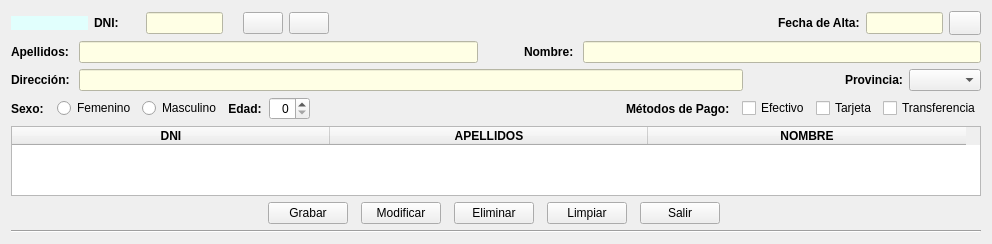
      <widget class="QWidget" name="panelCli">
       <property name="sizePolicy">
        <sizepolicy hsizetype="Preferred" vsizetype="Fixed">
         <horstretch>0</horstretch>
         <verstretch>0</verstretch>
        </sizepolicy>
       </property>
       <attribute name="title">
        <string>Clientes</string>
       </attribute>
       <layout class="QGridLayout" name="gridLayout_8">
        <item row="3" column="0">
         <layout class="QGridLayout" name="gridFormabajo">
          <property name="sizeConstraint">
           <enum>QLayout::SetFixedSize</enum>
          </property>
          <item row="0" column="11">
           <widget class="QCheckBox" name="chkTar">
            <property name="text">
             <string>Tarjeta</string>
            </property>
            <attribute name="buttonGroup">
             <string notr="true">grpbtnPay</string>
            </attribute>
           </widget>
          </item>
          <item row="0" column="1">
           <widget class="QRadioButton" name="rbtFem">
            <property name="text">
             <string>Femenino</string>
            </property>
            <attribute name="buttonGroup">
             <string notr="true">grpbtnSex</string>
            </attribute>
           </widget>
          </item>
          <item row="0" column="0">
           <widget class="QLabel" name="lblSexo">
            <property name="font">
             <font>
              <weight>75</weight>
              <bold>true</bold>
             </font>
            </property>
            <property name="text">
             <string>Sexo:  </string>
            </property>
            <property name="alignment">
             <set>Qt::AlignLeading|Qt::AlignLeft|Qt::AlignVCenter</set>
            </property>
           </widget>
          </item>
          <item row="0" column="2">
           <widget class="QRadioButton" name="rbtMasc">
            <property name="text">
             <string>Masculino</string>
            </property>
            <attribute name="buttonGroup">
             <string notr="true">grpbtnSex</string>
            </attribute>
           </widget>
          </item>
          <item row="0" column="9">
           <widget class="QLabel" name="lblPago">
            <property name="font">
             <font>
              <weight>75</weight>
              <bold>true</bold>
             </font>
            </property>
            <property name="text">
             <string>Métodos de Pago:  </string>
            </property>
           </widget>
          </item>
          <item row="0" column="10">
           <widget class="QCheckBox" name="chkEfec">
            <property name="text">
             <string>Efectivo</string>
            </property>
            <attribute name="buttonGroup">
             <string notr="true">grpbtnPay</string>
            </attribute>
           </widget>
          </item>
          <item row="0" column="12">
           <widget class="QCheckBox" name="chkTrans">
            <property name="text">
             <string>Transferencia</string>
            </property>
            <attribute name="buttonGroup">
             <string notr="true">grpbtnPay</string>
            </attribute>
           </widget>
          </item>
          <item row="0" column="5">
           <spacer name="horizontalSpacer_7">
            <property name="orientation">
             <enum>Qt::Horizontal</enum>
            </property>
            <property name="sizeType">
             <enum>QSizePolicy::Fixed</enum>
            </property>
            <property name="sizeHint" stdset="0">
             <size>
              <width>310</width>
              <height>20</height>
             </size>
            </property>
           </spacer>
          </item>
          <item row="0" column="3">
           <widget class="QLabel" name="lblEdad">
            <property name="font">
             <font>
              <weight>75</weight>
              <bold>true</bold>
             </font>
            </property>
            <property name="text">
             <string>Edad:</string>
            </property>
            <property name="alignment">
             <set>Qt::AlignCenter</set>
            </property>
           </widget>
          </item>
          <item row="0" column="4">
           <widget class="QSpinBox" name="spinEdad">
            <property name="alignment">
             <set>Qt::AlignRight|Qt::AlignTrailing|Qt::AlignVCenter</set>
            </property>
           </widget>
          </item>
         </layout>
        </item>
        <item row="1" column="0">
         <layout class="QGridLayout" name="gridFormdatos">
          <item row="0" column="4">
           <widget class="QLineEdit" name="editNome">
            <property name="sizePolicy">
             <sizepolicy hsizetype="Ignored" vsizetype="Fixed">
              <horstretch>0</horstretch>
              <verstretch>0</verstretch>
             </sizepolicy>
            </property>
            <property name="styleSheet">
             <string notr="true">background-color: rgb(255, 255, 229);</string>
            </property>
           </widget>
          </item>
          <item row="0" column="3">
           <widget class="QLabel" name="lblNome">
            <property name="sizePolicy">
             <sizepolicy hsizetype="Fixed" vsizetype="Preferred">
              <horstretch>0</horstretch>
              <verstretch>0</verstretch>
             </sizepolicy>
            </property>
            <property name="font">
             <font>
              <weight>75</weight>
              <bold>true</bold>
             </font>
            </property>
            <property name="text">
             <string>Nombre: </string>
            </property>
           </widget>
          </item>
          <item row="0" column="0">
           <widget class="QLabel" name="lblApel">
            <property name="sizePolicy">
             <sizepolicy hsizetype="Fixed" vsizetype="Fixed">
              <horstretch>0</horstretch>
              <verstretch>0</verstretch>
             </sizepolicy>
            </property>
            <property name="font">
             <font>
              <weight>75</weight>
              <bold>true</bold>
             </font>
            </property>
            <property name="text">
             <string>Apellidos: </string>
            </property>
           </widget>
          </item>
          <item row="0" column="1">
           <widget class="QLineEdit" name="editApel">
            <property name="sizePolicy">
             <sizepolicy hsizetype="Maximum" vsizetype="Fixed">
              <horstretch>0</horstretch>
              <verstretch>0</verstretch>
             </sizepolicy>
            </property>
            <property name="maximumSize">
             <size>
              <width>1000</width>
              <height>16777215</height>
             </size>
            </property>
            <property name="whatsThis">
             <string/>
            </property>
            <property name="accessibleName">
             <string/>
            </property>
            <property name="accessibleDescription">
             <string/>
            </property>
            <property name="styleSheet">
             <string notr="true">background-color: rgb(255, 255, 229);</string>
            </property>
            <property name="inputMethodHints">
             <set>Qt::ImhNone</set>
            </property>
            <property name="inputMask">
             <string/>
            </property>
            <property name="text">
             <string/>
            </property>
           </widget>
          </item>
          <item row="0" column="2">
           <spacer name="horizontalSpacer_6">
            <property name="orientation">
             <enum>Qt::Horizontal</enum>
            </property>
            <property name="sizeType">
             <enum>QSizePolicy::Fixed</enum>
            </property>
            <property name="sizeHint" stdset="0">
             <size>
              <width>40</width>
              <height>20</height>
             </size>
            </property>
           </spacer>
          </item>
         </layout>
        </item>
        <item row="2" column="0">
         <layout class="QGridLayout" name="gridFormdir">
          <item row="0" column="3">
           <widget class="QLabel" name="lblProv">
            <property name="sizePolicy">
             <sizepolicy hsizetype="Fixed" vsizetype="Preferred">
              <horstretch>0</horstretch>
              <verstretch>0</verstretch>
             </sizepolicy>
            </property>
            <property name="font">
             <font>
              <weight>75</weight>
              <bold>true</bold>
             </font>
            </property>
            <property name="text">
             <string>Provincia:</string>
            </property>
           </widget>
          </item>
          <item row="0" column="1">
           <widget class="QLineEdit" name="editDir">
            <property name="sizePolicy">
             <sizepolicy hsizetype="Expanding" vsizetype="Fixed">
              <horstretch>0</horstretch>
              <verstretch>0</verstretch>
             </sizepolicy>
            </property>
            <property name="styleSheet">
             <string notr="true">background-color: rgb(255, 255, 229);</string>
            </property>
           </widget>
          </item>
          <item row="0" column="0">
           <widget class="QLabel" name="lblDir">
            <property name="sizePolicy">
             <sizepolicy hsizetype="Fixed" vsizetype="Preferred">
              <horstretch>0</horstretch>
              <verstretch>0</verstretch>
             </sizepolicy>
            </property>
            <property name="font">
             <font>
              <weight>75</weight>
              <bold>true</bold>
             </font>
            </property>
            <property name="text">
             <string>Dirección: </string>
            </property>
           </widget>
          </item>
          <item row="0" column="5">
           <widget class="QComboBox" name="cmbProv">
            <property name="sizePolicy">
             <sizepolicy hsizetype="Fixed" vsizetype="Fixed">
              <horstretch>0</horstretch>
              <verstretch>0</verstretch>
             </sizepolicy>
            </property>
            <property name="sizeIncrement">
             <size>
              <width>30</width>
              <height>0</height>
             </size>
            </property>
           </widget>
          </item>
          <item row="0" column="2">
           <spacer name="horizontalSpacer_5">
            <property name="orientation">
             <enum>Qt::Horizontal</enum>
            </property>
            <property name="sizeType">
             <enum>QSizePolicy::Fixed</enum>
            </property>
            <property name="sizeHint" stdset="0">
             <size>
              <width>96</width>
              <height>20</height>
             </size>
            </property>
           </spacer>
          </item>
         </layout>
        </item>
        <item row="4" column="0">
         <layout class="QGridLayout" name="gridBoton">
          <item row="4" column="0">
           <widget class="Line" name="line_2">
            <property name="orientation">
             <enum>Qt::Horizontal</enum>
            </property>
           </widget>
          </item>
          <item row="2" column="0">
           <layout class="QGridLayout" name="griBotonCli">
            <property name="sizeConstraint">
             <enum>QLayout::SetDefaultConstraint</enum>
            </property>
            <property name="leftMargin">
             <number>250</number>
            </property>
            <property name="topMargin">
             <number>0</number>
            </property>
            <property name="rightMargin">
             <number>250</number>
            </property>
            <property name="bottomMargin">
             <number>0</number>
            </property>
            <item row="0" column="0">
             <widget class="QPushButton" name="btnAltaCli">
              <property name="sizePolicy">
               <sizepolicy hsizetype="Fixed" vsizetype="Fixed">
                <horstretch>0</horstretch>
                <verstretch>0</verstretch>
               </sizepolicy>
              </property>
              <property name="text">
               <string>Grabar</string>
              </property>
             </widget>
            </item>
            <item row="0" column="1">
             <widget class="QPushButton" name="btnModifCli">
              <property name="sizePolicy">
               <sizepolicy hsizetype="Fixed" vsizetype="Fixed">
                <horstretch>0</horstretch>
                <verstretch>0</verstretch>
               </sizepolicy>
              </property>
              <property name="text">
               <string>Modificar</string>
              </property>
             </widget>
            </item>
            <item row="0" column="3">
             <widget class="QPushButton" name="btnLimpiarCli">
              <property name="sizePolicy">
               <sizepolicy hsizetype="Fixed" vsizetype="Fixed">
                <horstretch>0</horstretch>
                <verstretch>0</verstretch>
               </sizepolicy>
              </property>
              <property name="text">
               <string>Limpiar</string>
              </property>
             </widget>
            </item>
            <item row="0" column="4">
             <widget class="QPushButton" name="btnSalir">
              <property name="sizePolicy">
               <sizepolicy hsizetype="Fixed" vsizetype="Fixed">
                <horstretch>0</horstretch>
                <verstretch>0</verstretch>
               </sizepolicy>
              </property>
              <property name="text">
               <string>Salir</string>
              </property>
             </widget>
            </item>
            <item row="0" column="2">
             <widget class="QPushButton" name="btnBajaCli">
              <property name="sizePolicy">
               <sizepolicy hsizetype="Fixed" vsizetype="Fixed">
                <horstretch>0</horstretch>
                <verstretch>0</verstretch>
               </sizepolicy>
              </property>
              <property name="text">
               <string>Eliminar</string>
              </property>
             </widget>
            </item>
           </layout>
          </item>
          <item row="0" column="0">
           <widget class="QTableWidget" name="tableCli">
            <property name="sizePolicy">
             <sizepolicy hsizetype="Expanding" vsizetype="Expanding">
              <horstretch>0</horstretch>
              <verstretch>0</verstretch>
             </sizepolicy>
            </property>
            <property name="layoutDirection">
             <enum>Qt::LeftToRight</enum>
            </property>
            <property name="sizeAdjustPolicy">
             <enum>QAbstractScrollArea::AdjustToContents</enum>
            </property>
            <property name="autoScroll">
             <bool>true</bool>
            </property>
            <property name="editTriggers">
             <set>QAbstractItemView::NoEditTriggers</set>
            </property>
            <property name="alternatingRowColors">
             <bool>true</bool>
            </property>
            <property name="textElideMode">
             <enum>Qt::ElideMiddle</enum>
            </property>
            <property name="gridStyle">
             <enum>Qt::DotLine</enum>
            </property>
            <attribute name="horizontalHeaderDefaultSectionSize">
             <number>318</number>
            </attribute>
            <attribute name="horizontalHeaderMinimumSectionSize">
             <number>20</number>
            </attribute>
            <attribute name="verticalHeaderStretchLastSection">
             <bool>false</bool>
            </attribute>
            <column>
             <property name="text">
              <string>DNI</string>
             </property>
             <property name="font">
              <font>
               <weight>75</weight>
               <bold>true</bold>
              </font>
             </property>
             <property name="textAlignment">
              <set>AlignCenter</set>
             </property>
            </column>
            <column>
             <property name="text">
              <string>APELLIDOS</string>
             </property>
             <property name="font">
              <font>
               <weight>75</weight>
               <bold>true</bold>
              </font>
             </property>
             <property name="textAlignment">
              <set>AlignCenter</set>
             </property>
            </column>
            <column>
             <property name="text">
              <string>NOMBRE</string>
             </property>
             <property name="font">
              <font>
               <weight>75</weight>
               <bold>true</bold>
              </font>
             </property>
             <property name="textAlignment">
              <set>AlignCenter</set>
             </property>
            </column>
           </widget>
          </item>
         </layout>
        </item>
        <item row="0" column="0">
         <layout class="QGridLayout" name="gridFormsup">
          <item row="1" column="17">
           <widget class="QPushButton" name="btnCalendar">
            <property name="sizePolicy">
             <sizepolicy hsizetype="Fixed" vsizetype="Fixed">
              <horstretch>0</horstretch>
              <verstretch>0</verstretch>
             </sizepolicy>
            </property>
            <property name="maximumSize">
             <size>
              <width>32</width>
              <height>32</height>
             </size>
            </property>
            <property name="text">
             <string/>
            </property>
            <property name="icon">
             <iconset>
              <normaloff>img/calendar.png</normaloff>img/calendar.png</iconset>
            </property>
            <property name="iconSize">
             <size>
              <width>30</width>
              <height>30</height>
             </size>
            </property>
           </widget>
          </item>
          <item row="1" column="4">
           <widget class="QLineEdit" name="editDni">
            <property name="sizePolicy">
             <sizepolicy hsizetype="Ignored" vsizetype="Fixed">
              <horstretch>0</horstretch>
              <verstretch>0</verstretch>
             </sizepolicy>
            </property>
            <property name="styleSheet">
             <string notr="true">background-color: rgb(255, 255, 229);</string>
            </property>
            <property name="alignment">
             <set>Qt::AlignCenter</set>
            </property>
           </widget>
          </item>
          <item row="1" column="8">
           <widget class="QPushButton" name="btnReloadCli">
            <property name="sizePolicy">
             <sizepolicy hsizetype="Fixed" vsizetype="Fixed">
              <horstretch>0</horstretch>
              <verstretch>0</verstretch>
             </sizepolicy>
            </property>
            <property name="text">
             <string/>
            </property>
            <property name="icon">
             <iconset>
              <normaloff>img/reload.png</normaloff>img/reload.png</iconset>
            </property>
            <property name="iconSize">
             <size>
              <width>24</width>
              <height>24</height>
             </size>
            </property>
           </widget>
          </item>
          <item row="1" column="11">
           <spacer name="horizontalSpacer_2">
            <property name="orientation">
             <enum>Qt::Horizontal</enum>
            </property>
            <property name="sizeType">
             <enum>QSizePolicy::Fixed</enum>
            </property>
            <property name="sizeHint" stdset="0">
             <size>
              <width>443</width>
              <height>20</height>
             </size>
            </property>
           </spacer>
          </item>
          <item row="1" column="3">
           <spacer name="horizontalSpacer">
            <property name="orientation">
             <enum>Qt::Horizontal</enum>
            </property>
            <property name="sizeType">
             <enum>QSizePolicy::Fixed</enum>
            </property>
            <property name="sizeHint" stdset="0">
             <size>
              <width>18</width>
              <height>20</height>
             </size>
            </property>
           </spacer>
          </item>
          <item row="1" column="13">
           <widget class="QLabel" name="lblClialta">
            <property name="sizePolicy">
             <sizepolicy hsizetype="Maximum" vsizetype="Fixed">
              <horstretch>0</horstretch>
              <verstretch>0</verstretch>
             </sizepolicy>
            </property>
            <property name="font">
             <font>
              <weight>75</weight>
              <bold>true</bold>
             </font>
            </property>
            <property name="text">
             <string>Fecha de Alta:</string>
            </property>
           </widget>
          </item>
          <item row="1" column="14">
           <widget class="QLineEdit" name="editClialta">
            <property name="sizePolicy">
             <sizepolicy hsizetype="Ignored" vsizetype="Fixed">
              <horstretch>0</horstretch>
              <verstretch>0</verstretch>
             </sizepolicy>
            </property>
            <property name="minimumSize">
             <size>
              <width>0</width>
              <height>0</height>
             </size>
            </property>
            <property name="maximumSize">
             <size>
              <width>16777215</width>
              <height>16777215</height>
             </size>
            </property>
            <property name="styleSheet">
             <string notr="true">background-color: rgb(255, 255, 229);</string>
            </property>
            <property name="alignment">
             <set>Qt::AlignCenter</set>
            </property>
           </widget>
          </item>
          <item row="1" column="1">
           <widget class="QLabel" name="lblCodcli">
            <property name="sizePolicy">
             <sizepolicy hsizetype="Ignored" vsizetype="Fixed">
              <horstretch>0</horstretch>
              <verstretch>0</verstretch>
             </sizepolicy>
            </property>
            <property name="font">
             <font>
              <weight>75</weight>
              <bold>true</bold>
             </font>
            </property>
            <property name="styleSheet">
             <string notr="true">background-color: rgb(225, 255, 253);</string>
            </property>
            <property name="text">
             <string/>
            </property>
            <property name="alignment">
             <set>Qt::AlignCenter</set>
            </property>
           </widget>
          </item>
          <item row="1" column="6">
           <widget class="QLabel" name="lblValidar">
            <property name="sizePolicy">
             <sizepolicy hsizetype="Fixed" vsizetype="Fixed">
              <horstretch>0</horstretch>
              <verstretch>0</verstretch>
             </sizepolicy>
            </property>
            <property name="font">
             <font>
              <family>Comic Sans MS</family>
              <pointsize>14</pointsize>
              <weight>75</weight>
              <italic>true</italic>
              <bold>true</bold>
             </font>
            </property>
            <property name="text">
             <string/>
            </property>
           </widget>
          </item>
          <item row="1" column="2">
           <widget class="QLabel" name="lblDNI">
            <property name="sizePolicy">
             <sizepolicy hsizetype="Maximum" vsizetype="Fixed">
              <horstretch>0</horstretch>
              <verstretch>0</verstretch>
             </sizepolicy>
            </property>
            <property name="maximumSize">
             <size>
              <width>16777215</width>
              <height>16777215</height>
             </size>
            </property>
            <property name="font">
             <font>
              <weight>75</weight>
              <bold>true</bold>
             </font>
            </property>
            <property name="styleSheet">
             <string notr="true"/>
            </property>
            <property name="text">
             <string>DNI: </string>
            </property>
           </widget>
          </item>
          <item row="1" column="7">
           <widget class="QPushButton" name="btnBuscarCli">
            <property name="sizePolicy">
             <sizepolicy hsizetype="Fixed" vsizetype="Fixed">
              <horstretch>0</horstretch>
              <verstretch>0</verstretch>
             </sizepolicy>
            </property>
            <property name="text">
             <string/>
            </property>
            <property name="icon">
             <iconset>
              <normaloff>img/lupa.png</normaloff>img/lupa.png</iconset>
            </property>
            <property name="iconSize">
             <size>
              <width>24</width>
              <height>24</height>
             </size>
            </property>
           </widget>
          </item>
         </layout>
        </item>
       </layout>
      </widget>
